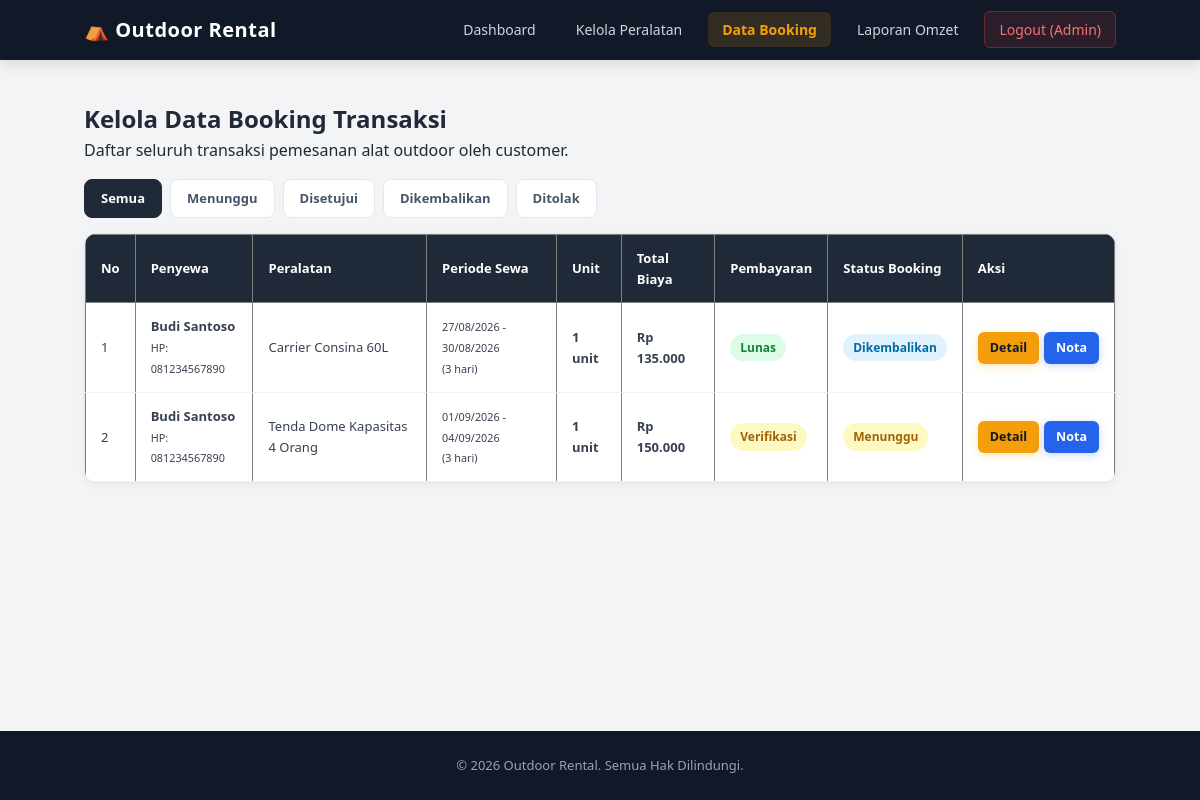
The page /admin/booking.php (signed in) on the database its author committed.
### tables this page shows
CREATE TABLE `booking` (
    `id` INT AUTO_INCREMENT PRIMARY KEY,
    `id_user` INT NOT NULL,
    `id_peralatan` INT NOT NULL,
    `nama_penyewa` VARCHAR(100) NOT NULL,
    `no_hp` VARCHAR(25) NOT NULL,
    `tanggal_pinjam` DATE NOT NULL,
    `tanggal_kembali` DATE NOT NULL,
    `lama_sewa` INT NOT NULL,
    `jumlah` INT NOT NULL DEFAULT 1,
    `total_harga` INT NOT NULL,
    `bukti_pembayaran` VARCHAR(255) NULL,
    `status_pembayaran` ENUM(
        'Belum Bayar',
        'Menunggu Verifikasi',
        'Lunas'
    ) NOT NULL DEFAULT 'Belum Bayar',
    `denda` INT NOT NULL DEFAULT 0,
    `status` ENUM(
        'Menunggu',
        'Disetujui',
        'Ditolak',
        'Dikembalikan'
    ) NOT NULL DEFAULT 'Menunggu',
    `created_at` TIMESTAMP DEFAULT CURRENT_TIMESTAMP,
    CONSTRAINT `fk_booking_user` FOREIGN KEY (`id_user`) REFERENCES `users` (`id`) ON UPDATE CASCADE ON DELETE CASCADE,
    CONSTRAINT `fk_booking_peralatan` FOREIGN KEY (`id_peralatan`) REFERENCES `peralatan` (`id`) ON UPDATE CASCADE ON DELETE RESTRICT
);

CREATE TABLE `peralatan` (
    `id` INT AUTO_INCREMENT PRIMARY KEY,
    `nama` VARCHAR(100) NOT NULL,
    `kategori` VARCHAR(50) NOT NULL,
    `harga` INT NOT NULL,
    `stok` INT NOT NULL DEFAULT 0,
    `gambar` VARCHAR(255) NULL,
    `created_at` TIMESTAMP DEFAULT CURRENT_TIMESTAMP
);

### config/functions.php (called while the page is built, shortened)
<?php
function rupiah($harga)
{
    return "Rp " . number_format((float)$harga, 0, ',', '.');
}

### admin/booking.php (the view, shortened to what this page needs)
<?php
require_once '../config/config.php';
require_once '../config/functions.php';
$filterStatus = $_GET['status'] ?? '';
$sql = "SELECT booking.*, peralatan.nama AS nama_peralatan, users.username
        FROM booking
        JOIN peralatan ON booking.id_peralatan = peralatan.id
        JOIN users ON booking.id_user = users.id ";
$sql .= " ORDER BY booking.id DESC";
$query = mysqli_query($conn, $sql);
include '../includes/header.php';
?>
<section class="riwayat-section">
    <h2>Kelola Data Booking Transaksi</h2>
    <p>Daftar seluruh transaksi pemesanan alat outdoor oleh customer.</p>
    <div class="filter-tab-container mt-3 mb-3">
        <a href="booking.php" class="tab-item <?= ($filterStatus === '') ? 'active' : ''; ?>">Semua</a>
        <a href="booking.php?status=Menunggu" class="tab-item <?= ($filterStatus === 'Menunggu') ? 'active' : ''; ?>">Menunggu</a>
        <a href="booking.php?status=Disetujui" class="tab-item <?= ($filterStatus === 'Disetujui') ? 'active' : ''; ?>">Disetujui</a>
        <a href="booking.php?status=Dikembalikan" class="tab-item <?= ($filterStatus === 'Dikembalikan') ? 'active' : ''; ?>">Dikembalikan</a>
        <a href="booking.php?status=Ditolak" class="tab-item <?= ($filterStatus === 'Ditolak') ? 'active' : ''; ?>">Ditolak</a>
    </div>
    <?php if (mysqli_num_rows($query) == 0) { ?>
        <div class="empty-state">
            <p>Tidak ada transaksi booking pada kategori ini.</p>
        </div>
    <?php } else { ?>
        <div class="table-responsive">
            <table border="1" cellpadding="10" cellspacing="0" class="table-custom">
                <thead>
                    <tr>
                        <th>No</th>
                        <th>Penyewa</th>
                        <th>Peralatan</th>
                        <th>Periode Sewa</th>
                        <th>Unit</th>
                        <th>Total Biaya</th>
                        <th>Pembayaran</th>
                        <th>Status Booking</th>
                        <th>Aksi</th>
                    </tr>
                </thead>
                <tbody>
                    <?php
                    $no = 1;
                    while ($booking = mysqli_fetch_assoc($query)) {
                    ?>
                        <tr>
                            <td><?= $no++; ?></td>
                            <td>
                                <strong><?= htmlspecialchars($booking['nama_penyewa']); ?></strong><br>
                                <small>HP: <?= htmlspecialchars($booking['no_hp']); ?></small>
                            </td>
                            <td><?= htmlspecialchars($booking['nama_peralatan']); ?></td>
                            <td>
                                <small><?= date('d/m/Y', strtotime($booking['tanggal_pinjam'])); ?> - <?= date('d/m/Y', strtotime($booking['tanggal_kembali'])); ?></small><br>
                                <small>(<?= $booking['lama_sewa']; ?> hari)</small>
                            </td>
                            <td><strong><?= $booking['jumlah']; ?> unit</strong></td>
                            <td>
                                <strong><?= rupiah($booking['total_harga']); ?></strong>
                            </td>
                            <td>
                                <?php if ($booking['status_pembayaran'] === 'Lunas') { ?>
                                    <span class="badge badge-success">Lunas</span>
                                <?php } elseif ($booking['status_pembayaran'] === 'Menunggu Verifikasi') { ?>
                                    <span class="badge badge-warning">Verifikasi</span>
                                <?php } else { ?>
                                    <span class="badge badge-danger">Belum Bayar</span>
                                <?php } ?>
                            </td>
                            <td>
                                <?php if ($booking['status'] === 'Disetujui') { ?>
                                    <span class="badge badge-success">Disetujui</span>
                                <?php } elseif ($booking['status'] === 'Dikembalikan') { ?>
                                    <span class="badge badge-info">Dikembalikan</span>
                                <?php } elseif ($booking['status'] === 'Ditolak') { ?>
                                    <span class="badge badge-danger">Ditolak</span>
                                <?php } else { ?>
                                    <span class="badge badge-warning">Menunggu</span>
                                <?php } ?>
                            </td>
                            <td>
                                <div style="display:flex; gap:5px;">
                                    <a href="detail_booking.php?id=<?= $booking['id']; ?>" class="btn btn-sm btn-primary">
                                        Detail
                                    </a>
                                    <a href="../pages/cetak_nota.php?id=<?= $booking['id']; ?>" target="_blank" class="btn btn-sm btn-print">
                                        Nota
                                    </a>
                                </div>
                            </td>
                        </tr>
                    <?php } ?>
                </tbody>
            </table>
        </div>
    <?php } ?>
</section>
<?php
include '../includes/footer.php';
?>

### assets/css/style.css (style rules this page uses)
* { margin: 0; padding: 0; box-sizing: border-box; }
body { font-family: 'Segoe UI', -apple-system, BlinkMacSystemFont, Roboto, Oxygen, Ubuntu, Cantarell, sans-serif; background: #f3f4f6; color: #1f2937; line-height: 1.6; min-height: 100vh; display: flex; flex-direction: column; }
a { text-decoration: none; color: inherit; transition: all 0.2s ease; }
.btn { display: inline-flex; align-items: center; justify-content: center; gap: 6px; padding: 10px 18px; background: #1e293b; color: #ffffff; border-radius: 8px; font-size: 13.5px; font-weight: 600; border: none; text-align: center; cursor: pointer; box-shadow: 0 2px 6px rgba(0, 0, 0, 0.08); transition: all 0.2s cubic-bezier(0.4, 0, 0.2, 1); box-sizing: border-box; }
.btn-primary { background: #f59e0b; color: #111827; font-weight: 700; box-shadow: 0 2px 8px rgba(245, 158, 11, 0.3); }
.btn-print { background: #2563eb; color: #ffffff; font-weight: 600; box-shadow: 0 2px 8px rgba(37, 99, 235, 0.25); }
.btn-sm { padding: 6px 12px; font-size: 12.5px; border-radius: 6px; }
.badge { display: inline-block; padding: 4px 10px; border-radius: 9999px; font-size: 12px; font-weight: 600; }
.badge-success { background: #dcfce7; color: #15803d; }
.badge-warning { background: #fef9c3; color: #a16207; }
.badge-info { background: #e0f2fe; color: #0369a1; }
.riwayat-section { padding: 40px 7%; flex: 1; }
.table-responsive { overflow-x: auto; background: white; border-radius: 12px; box-shadow: 0 2px 10px rgba(0, 0, 0, 0.05); border: 1px solid #e5e7eb; }
.table-custom { width: 100%; border-collapse: collapse; }
.table-custom th { background: #1f2937; color: white; padding: 13px 15px; text-align: left; font-size: 13px; font-weight: 600; }
.table-custom td { padding: 13px 15px; border-bottom: 1px solid #f1f5f9; font-size: 13px; color: #374151; }
.filter-tab-container { display: flex; gap: 8px; flex-wrap: wrap; }
.tab-item { padding: 8px 16px; background: white; border: 1.5px solid #e2e8f0; border-radius: 8px; font-size: 13px; font-weight: 600; color: #475569; transition: all 0.2s ease; }
.tab-item.active, .tab-item:hover { background: #1f2937; color: white; border-color: #1f2937; }
.mt-3 { margin-top: 15px; }
.mb-3 { margin-bottom: 15px; }

### rows shown on the page
booking: nama_penyewa "Budi Santoso", no_hp "081234567890", id_peralatan.nama "Carrier Consina 60L", tanggal_pinjam "27/08/2026", tanggal_kembali "30/08/2026", lama_sewa "3", jumlah "1", total_harga "Rp 135.000", status_pembayaran "Lunas", status "Dikembalikan"
booking: nama_penyewa "Budi Santoso", no_hp "081234567890", id_peralatan.nama "Tenda Dome Kapasitas 4 Orang", tanggal_pinjam "01/09/2026", tanggal_kembali "04/09/2026", lama_sewa "3", jumlah "1", total_harga "Rp 150.000", shows "Verifikasi", status "Menunggu"

### other values the page prints
APP_NAME "Outdoor Rental"
